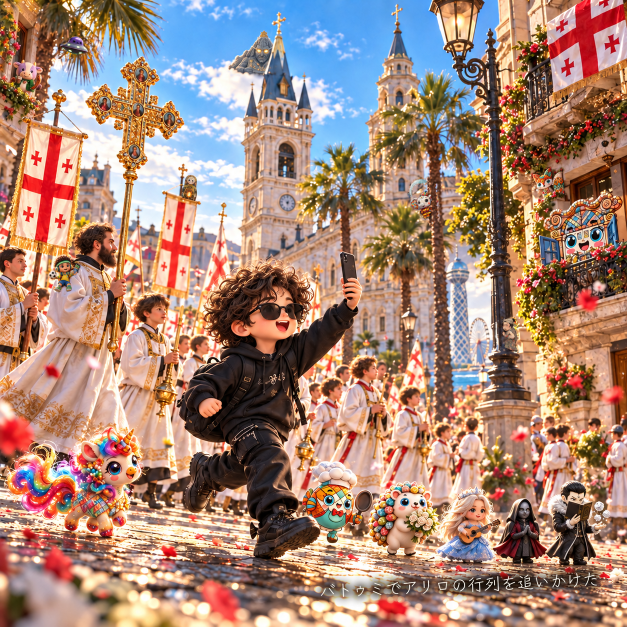
#> input picture 01-a.png, 1254 x 1254 px (shown at 1/2 size)
$ python -i suzuri_common.py   (imports and definitions only)
#> lines starting #> are read from the running program, lines starting #| are printed output that depends on the picture
"""SUZURI のグッズで、どこから触っても同じになるもの（大きさ・絵の下ごしらえ・透過・題と本文）。

読む側は2つ:
  - `.claude/skills/suzuri/suzuri_ops.py`（EC2 の Chrome から触る。EC2 には /home/ubuntu/cdp/ に置く）
  - `python/suzuri_api.py`（GitHub Actions から公式の API で触る）

**ここを2か所に写さない。** 大きさの決め方は3回外して直した（`.claude/skills/suzuri/ops.md` 5章）。
写すと、次に直した日に片方だけ古いまま残る。
"""

# 品目の名前 → SUZURI の itemId と、見本にする型（色・大きさ）。
# 型は `data-items` の variants から。Acrylic Panel は 100x148mm のクリア1種、Mug は白 M の1種
ITEM_IDS = {"sticker": 11, "acrylic-keychain": 147, "can-badge": 17, "mug": 3, "acrylic-panel": 766}
# 見本に出す型。缶バッジは今までどおり 44mm（849）。ほかは1種しか無いか、透明の 50mm
SAMPLE_VARIANT = {"sticker": 606, "acrylic-keychain": 1952, "can-badge": 849, "mug": 82, "acrylic-panel": 4938}


def badge_scale(path, margin=0.80):
    """缶バッジの大きさ。既定（scale=1）は正方形の絵が丸い面を**覆う**大きさで、
    四隅がはみ出して切れる（🦄 で、たてがみと脚が切れた）。
    中心からいちばん遠い「描いてある画素」までの距離を測り、それが丸の中に
    収まる大きさにする。缶バッジは縁が側面へ回り込むので、`margin` ぶん内側に置く。
    **ここで返すのは 1255px の絵（🦄）で合わせた値。** 画素数の違う絵は `layout()` が
    割り戻す（下の MM_PER_PX の注を読む）。直接 set_items に渡さない。"""
#> called with path = '../01-a.png', margin = 0.8
    from PIL import Image
    im = Image.open(path).convert("RGBA")
    small = im.resize((200, 200 * im.height // im.width))
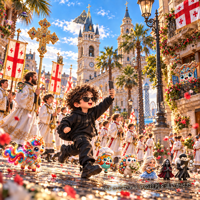
#> small: PIL image 200x200 RGBA; mean R, G, B, A 166.5, 134.5, 119.8, 255
    a = small.getchannel("A")
#> a: PIL image 200x200 L; every value is 255
    w, h = small.size
#> w = 200; h = 200
    cx, cy = w / 2, h / 2
#> cx = 100; cy = 100
    px = a.load()
    rmax = max(((x - cx) ** 2 + (y - cy) ** 2) ** 0.5 for y in range(h) for x in range(w) if px[x, y] >= 16)
#> rmax = 141.4
    return round(min(1.0, (min(w, h) / 2) / rmax * margin), 3)


# **SUZURI の scale は「絵の画素数 × 倍率」で効く**（埋める大きさに対する倍率ではない）。
# 同じ 0.73 でも、783px の絵は 1255px の絵の 6割の大きさに刷られる。前から上がっていた絵
# （644〜1044px）だけ缶バッジもパネルも小さく出て気づいた（2026-10-09）。
# 見本で測ると、刷られる大きさ ≈ MM_PER_PX × scale × 画素数（縦横とも）:
#   🦄 1255px・0.64 で中身 1114px → 89mm、🪽 1562px・0.632 で 1236px → 94mm、
#   🐈‍⬛ 1362px・0.788 で縦 1310px → 約 130mm。どれも 0.12〜0.126
MM_PER_PX = 0.123
# 缶バッジの大きさを合わせた基準の絵（🦄）の画素数。これより大きい絵は scale を小さく
REF_PX = 1255


def panel_fit(path, max_w=86, max_h=115):
    """アクリルパネル（100x148mm の縦長）の大きさと縦の位置。
    中身（描いてある外接矩形）が幅 max_w・高さ max_h mm（下はスタンドのぶん空ける）に
    収まるいちばん大きい scale を取り、正方形の真ん中をパネルの高さの 47% に置く。
    既定では絵の上端がパネルの上端に付き、offsetY はパネルの高さに対する割合で下へ動く
    （🦄 で 0.1 → 約 1割）。
    縦は横より少し大きく出る（島にいるあやと 0.806 で中身が約 128mm。見積もりは 122mm）。
    max_h=122 では縦長の絵の頭がパネルの上端すれすれになったので 115 にしてある。"""
#> called with path = '../01-a.png', max_w = 86, max_h = 115
    from PIL import Image
    im = Image.open(path).convert("RGBA")
    bb = im.getchannel("A").point(lambda v: 255 if v >= 16 else 0).getbbox()
#> bb = (0, 0, 1254, 1254)
    side = max(im.size)
#> side = 1254
    w, h = bb[2] - bb[0], bb[3] - bb[1]
#> w = 1254; h = 1254
    s = min(max_w / (MM_PER_PX * w), max_h / (MM_PER_PX * h))
#> s = 0.558
    return {"scale": round(s, 3), "offsetY": round((148 * 0.47 - MM_PER_PX * s * side / 2) / 148, 3)}


def _side(path):
    from PIL import Image
    return max(Image.open(path).size)


def layout(path):
    """5品目の並びと大きさ（`.claude/skills/suzuri/ops.md` 5章）。
    ステッカー・キーホルダーは絵の形に沿って切られ、マグは高さいっぱいで片面に収まるので既定のまま。
    缶バッジとパネルは `badge_scale` / `panel_fit` で決め、**画素数で割り戻す**。

    **offsetY だけ渡すと横に動く。** 見本の URL は `scale+offsetX±offsetY` で組まれていて、
    offsetX が空だと offsetY の値が横の位置として読まれた（2026-10-09 に踏んだ）。
    縦を動かすときは offsetX=0.0 を必ず一緒に渡す。"""
    return [
        {"item": "sticker"},
        {"item": "acrylic-keychain"},
        {"item": "can-badge", "scale": round(badge_scale(path) * REF_PX / _side(path), 3), "offsetX": 0.0, "offsetY": 0.0},
        {"item": "mug"},
        dict({"item": "acrylic-panel", "offsetX": 0.0}, **panel_fit(path)),
    ]


TITLE = "カサ・アヤトの住人 {emoji}"
# あやとの指定（2026-10-09）。字の間の空きも、そのまま
DESCRIPTION = (
    "あやと（YouTube@あやとグルメアプリ）のライブ配信のコンセプトである、「あやと島」の住人として"
    "配信を盛り上げてくれる視聴者さんのオリジナルアイコン（{emoji}）が、ついに グッズ化 しました！\n"
    "配信を通じて生まれた、個性あふれるアイコンを いつでも、どこでも持ち歩けるグッズ に！\n"
    "デザインが気に入った方は、ぜひ手に取ってみてください🏡✨"
)


ORDER = ["sticker", "acrylic-keychain", "can-badge", "mug", "acrylic-panel"]


def prep(src, dst, pad=1.04):
    """余白を落として正方形に置き直す。**どの品目の大きさも、絵の外接矩形で決まる**ので、
    余白の広い絵（SUZURI に前から上がっていた絵の多く）は缶バッジもマグも小さく出る。
    alpha が 8 未満の点は塵として落とす（描き直しの絵に alpha 1〜7 の点が散っていて、
    外接矩形がそこまで伸びた: tools/characters/charbake.py と同じ理由）。"""
    from PIL import Image
    im = Image.open(src).convert("RGBA")
    a = im.getchannel("A").point(lambda v: 0 if v < 8 else v)
    im.putalpha(a)
    im = im.crop(a.getbbox())
    side = int(max(im.size) * pad)
    sq = Image.new("RGBA", (side, side), (0, 0, 0, 0))
    sq.paste(im, ((side - im.width) // 2, (side - im.height) // 2))
    sq.save(dst, optimize=True)
    return dst


def transparent(path):
    """背景が抜けているか。**毎回、上げる前に確かめる**（あやと 2026-10-09）。
    島の「背景なし」の絵でも、🃏 は透過が無く白い四角の地が付いていた。そのまま上げると
    ステッカーもキーホルダーも四角に切られる。

    見るのは**ふち（外周1px）の2割以上が透明か**と、**全体の 5% 以上が透明か**。
    四隅だけで見ると、足元が下の角まで届く絵（🎃）を「抜けていない」と誤って落とす。
    ⛰️ は山の裾が3辺にかかっていて、ふちの透明は半分に届かない。地が焼き付いた絵なら
    ふちの透明はほぼ 0 なので、2割で分かれる"""
    from PIL import Image
    im = Image.open(path)
    if im.mode not in ("RGBA", "LA", "PA") and "transparency" not in im.info:
        return False
    a = im.convert("RGBA").getchannel("A")
    w, h = a.size
    px = a.load()
    edge = [px[x, 0] for x in range(w)] + [px[x, h - 1] for x in range(w)] + [px[0, y] for y in range(h)] + [px[w - 1, y] for y in range(h)]
    edge_clear = sum(1 for v in edge if v < 8) / len(edge)
    clear = a.histogram()[0] / (w * h)
    return edge_clear >= 0.2 and clear >= 0.05


# あやとの絵のグッズの本文（ayato.md）。1行目だけ絵ごとに書き、これを後ろに足す
AYATO_COMMON = (
    "\nあやと（YouTube@あやとグルメアプリ）のライブ配信「あやと島」から、あやと本人がグッズになりました！"
    "\n配信のおともに、旅のおともに。いつでも、どこでも、あやとと一緒に🏝️✨"
)

>>> result = layout('../01-a.png')
#> result = 5 items

$ run again, on 02-a.png
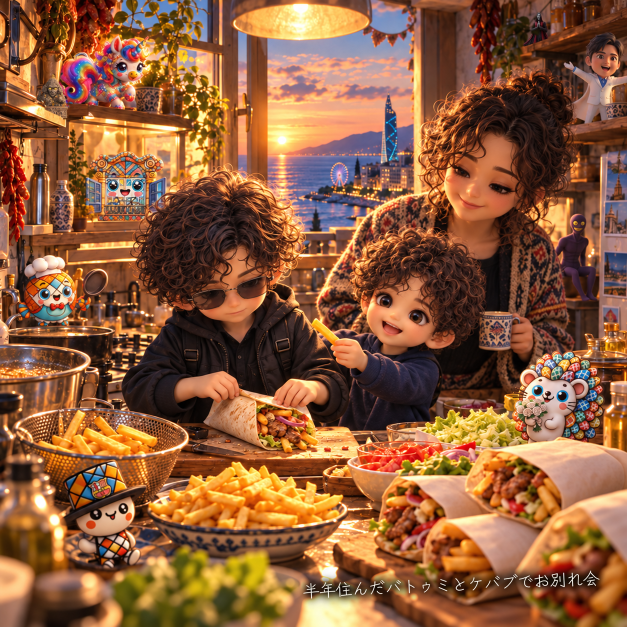
#> input picture 02-a.png, 1254 x 1254 px (shown at 1/2 size)
#> in badge_scale, `small = im.resize((200, 200 * im.height // im.width))`:
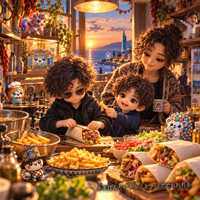
#> small: PIL image 200x200 RGBA; mean R, G, B, A 141.7, 93.1, 60.3, 255
#> a: PIL image 200x200 L; every value is 255
#> rmax = 141.4
#> bb = (0, 0, 1254, 1254)
#> in panel_fit, `w, h = bb[2] - bb[0], bb[3] - bb[1]`: w = 1254
#> s = 0.558
#> result = 5 items

$ run again, on 03-a.png
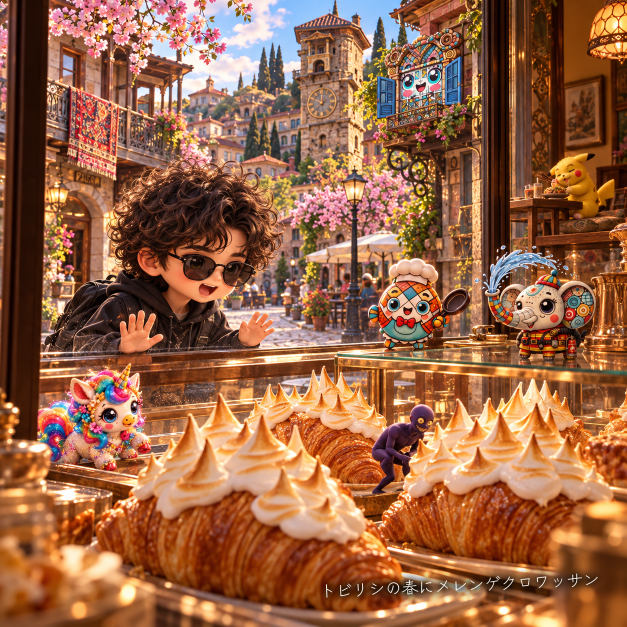
#> input picture 03-a.png, 1254 x 1254 px (shown at 1/2 size)
#> in badge_scale, `small = im.resize((200, 200 * im.height // im.width))`:
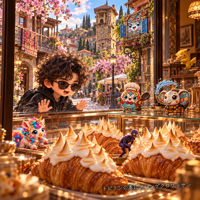
#> small: PIL image 200x200 RGBA; mean R, G, B, A 152.4, 100.3, 69.7, 255
#> a: PIL image 200x200 L; every value is 255
#> rmax = 141.4
#> bb = (0, 0, 1254, 1254)
#> in panel_fit, `w, h = bb[2] - bb[0], bb[3] - bb[1]`: w = 1254
#> s = 0.558
#> result = 5 items

$ run again, on 04-a.png
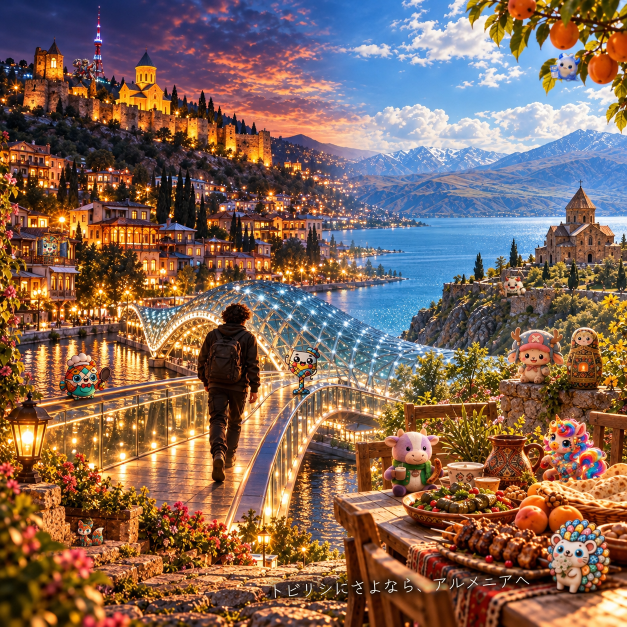
#> input picture 04-a.png, 1254 x 1254 px (shown at 1/2 size)
#> in badge_scale, `small = im.resize((200, 200 * im.height // im.width))`:
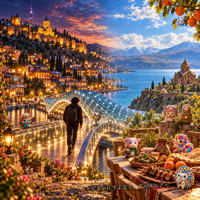
#> small: PIL image 200x200 RGBA; mean R, G, B, A 130.4, 102.3, 87.8, 255
#> a: PIL image 200x200 L; every value is 255
#> rmax = 141.4
#> bb = (0, 0, 1254, 1254)
#> in panel_fit, `w, h = bb[2] - bb[0], bb[3] - bb[1]`: w = 1254
#> s = 0.558
#> result = 5 items
